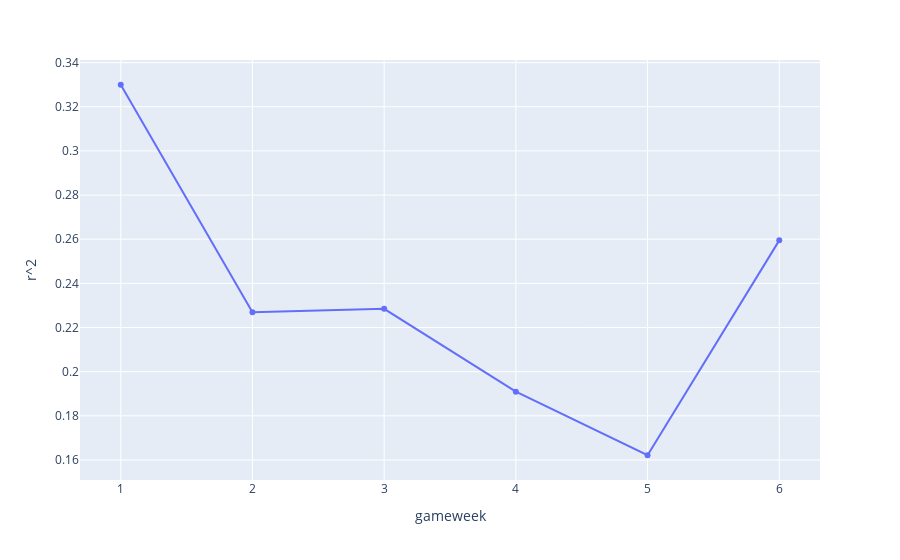

Notebook source saved alongside this figure:
### Markdown cell above
### Gameweek-by-gameweek results

### Code cell
gameweeks = data_for_evaluation.gameweek.unique()
metrics_list = []
for my_gameweek in gameweeks:
    gameweek_ix = data_for_evaluation[data_for_evaluation.gameweek==my_gameweek].index
    mae, rmse, r2 = calculate_performance_metrics(y_true.loc[gameweek_ix].values.flatten(), y_predicted[gameweek_ix], plot=False)
    metrics_list.append([mae, rmse, r2])
    metrics_dict = {'mae_gameweek':mae, 'rmse_gameweek':rmse, 'r2_gameweek':r2}
    #mlflow.log_metrics(metrics_dict, step=my_gameweek) 

metrics = pd.DataFrame(metrics_list, columns=['mae', 'rmse', 'r2'], index=gameweeks)
display(metrics)

px.line(x=metrics.index, y=metrics.r2, labels={'x':'gameweek', 'y':'r^2'}, markers=True)

### Figure 1 — Plotly figure (JSON) as saved in the notebook; plotly's stock layout.template omitted (floating-point values rounded to 4 significant figures)
{"data": [{"hovertemplate": "gameweek=%{x}<br>r^2=%{y}<extra></extra>", "legendgroup": "", "line": {"color": "#636efa", "dash": "solid"}, "marker": {"symbol": "circle"}, "mode": "lines+markers", "name": "", "orientation": "v", "showlegend": false, "type": "scatter", "x": [1, 2, 3, 4, 5, 6], "xaxis": "x", "y": [0.33, 0.2269, 0.2285, 0.1909, 0.1621, 0.2595], "yaxis": "y"}], "layout": {"legend": {"tracegroupgap": 0}, "margin": {"t": 60}, "xaxis": {"anchor": "y", "domain": [0, 1], "title": {"text": "gameweek"}}, "yaxis": {"anchor": "x", "domain": [0, 1], "title": {"text": "r^2"}}}}
